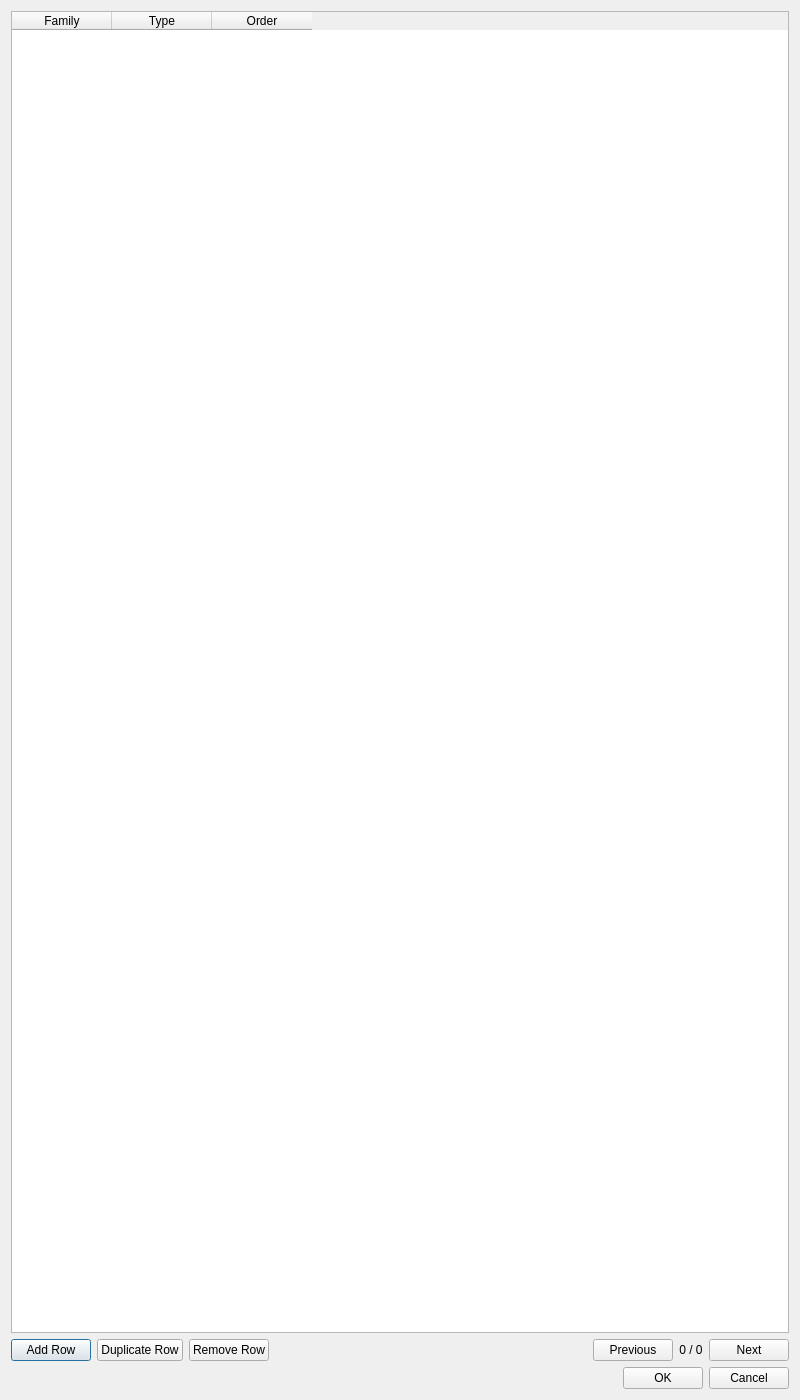
<?xml version="1.0" encoding="UTF-8"?>
<ui version="4.0">
 <class>WavletHelperWidget</class>
 <widget class="QDialog" name="WavletHelperWidget">
  <property name="geometry">
   <rect>
    <x>0</x>
    <y>0</y>
    <width>800</width>
    <height>1400</height>
   </rect>
  </property>
  <property name="windowTitle">
   <string>Wavelet Helper</string>
  </property>
  <layout class="QVBoxLayout" name="verticalLayoutMain">
   <item>
    <widget class="QTableWidget" name="tblList">
    <property name="columnCount">
     <number>3</number>
    </property>
    <property name="rowCount">
     <number>0</number>
    </property>
    <column>
     <property name="text">
      <string>Family</string>
     </property>
    </column>
    <column>
     <property name="text">
      <string>Type</string>
     </property>
    </column>
    <column>
     <property name="text">
      <string>Order</string>
     </property>
    </column>
    </widget>
   </item>
   <item>
    <layout class="QHBoxLayout" name="horizontalLayoutNav">
     <item>
      <widget class="QPushButton" name="btnAddRow">
       <property name="text">
        <string>Add Row</string>
       </property>
      </widget>
     </item>
     <item>
      <widget class="QPushButton" name="btnDuplicateRow">
       <property name="text">
        <string>Duplicate Row</string>
       </property>
      </widget>
     </item>
     <item>
      <widget class="QPushButton" name="btnRemoveRow">
       <property name="text">
        <string>Remove Row</string>
       </property>
      </widget>
     </item>
     <item>
      <spacer name="spacerNav">
       <property name="orientation">
        <enum>Qt::Horizontal</enum>
       </property>
       <property name="sizeHint" stdset="0">
        <size>
         <width>40</width>
         <height>20</height>
        </size>
       </property>
      </spacer>
     </item>
     <item>
      <widget class="QPushButton" name="btnPrev">
       <property name="text">
        <string>Previous</string>
       </property>
      </widget>
     </item>
     <item>
      <widget class="QLabel" name="lblIndex">
       <property name="text">
        <string>0 / 0</string>
       </property>
       <property name="alignment">
        <set>Qt::AlignCenter</set>
       </property>
      </widget>
     </item>
     <item>
      <widget class="QPushButton" name="btnNext">
       <property name="text">
        <string>Next</string>
       </property>
      </widget>
     </item>
    </layout>
   </item>
   <item>
    <layout class="QHBoxLayout" name="horizontalLayoutButtons">
     <item>
      <spacer name="spacerButtons">
       <property name="orientation">
        <enum>Qt::Horizontal</enum>
       </property>
       <property name="sizeHint" stdset="0">
        <size>
         <width>40</width>
         <height>20</height>
        </size>
       </property>
      </spacer>
     </item>
     <item>
      <widget class="QPushButton" name="btnOk">
       <property name="text">
        <string>OK</string>
       </property>
      </widget>
     </item>
     <item>
      <widget class="QPushButton" name="btnCancel">
       <property name="text">
        <string>Cancel</string>
       </property>
      </widget>
     </item>
    </layout>
   </item>
  </layout>
 </widget>
 <resources/>
 <connections/>
</ui>
